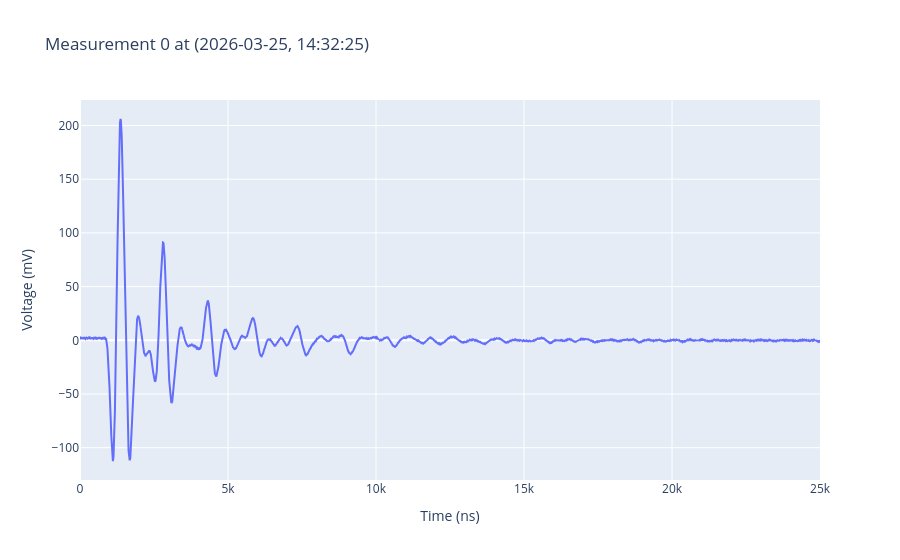

Source (notebook cell):
### Code cell
import plotly.graph_objects as go
from ipywidgets import interact
import ipywidgets as widgets
from datetime import datetime
import matplotlib.cm as cm

data = data_test

def plot_waveform(i):
    fig = go.Figure()
    fig.add_trace(go.Scatter(x=data[i]['time'], y=data[i]['voltage'], mode='lines'))
    fig.update_layout(
        title=f'Measurement {i} at ({datetime.fromtimestamp(data[i]["time_collected"]).strftime("%Y-%m-%d, %H:%M:%S")})',
        xaxis_title='Time (ns)',
        yaxis_title='Voltage (mV)'
    )
    fig.show()

slider = widgets.IntSlider(
    value=0,
    min=0,
    max=len(data) - 2,
    step=1,
    description='measurement:',
    continuous_update=False
)

interact(plot_waveform, i=slider)

### Figure 1 — Plotly figure (JSON) as saved in the notebook; plotly's stock layout.template omitted (floating-point values rounded to 4 significant figures; data arrays with more than 128 entries replaced by an {"elided": "..."} marker saying what was removed)
{"data": [{"mode": "lines", "type": "scatter", "x": {"elided": "12500 float values"}, "y": {"elided": "12500 float values"}}], "layout": {"title": {"text": "Measurement 0 at (2026-03-25, 14:32:25)"}, "xaxis": {"title": {"text": "Time (ns)"}}, "yaxis": {"title": {"text": "Voltage (mV)"}}}}
